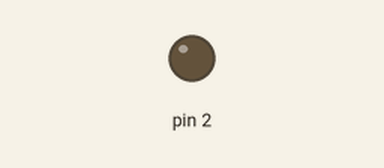
Recording of a sketch running on a simulated Arduino Uno, built with avr-gcc and run on an emulated ATmega328P. Parts: output pins drawn as LEDs (lit = HIGH). What the sketch prints to the serial monitor is not drawn.

Above: at 0.5 s.
At 10.0 s:
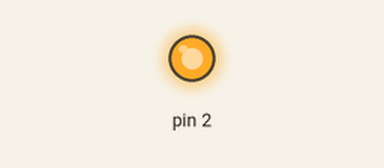
Timing chart, 0 to 14.3 s (numbered marks = the images above):
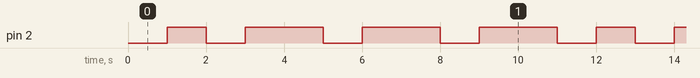

Measured:
- by itself, pin 2: repeats every 11.0 s: 3 × (LOW 1.0 s, HIGH 2.0 s), LOW 1.0 s, HIGH 1.0 s
- by itself, everything shown: repeats every 11.0 s, in 8 steps

The sketch:

Assignment_4_b.ino
```cpp
#include<string.h>

void setup()
{
  // put your setup code here, to run once:
  pinMode(2,OUTPUT);
  Serial.begin(9600);
}
int d = 30;
long int t0=0;
long int t1=0;
long int p=0;
void loop()
{
  // put your main code here, to run repeatedly:
  String a =Serial.readStringUntil("\n");
  if(a!=NULL)
  {
    char n[20];
    for(int i=0;i<a.length();i++)
    n[i]=a[i];
    d=(atoi(n))*1000;
    t0=t1;
  }
  if((t1-t0)%(2*d)<d)
    digitalWrite(2,HIGH);
  else if((t1-t0)%(2*d)>d)
    digitalWrite(2,LOW);
  t1=millis();

  if((t1-p)>10000)
  {
    Serial.println(d);
    t0=t1;
    p=millis();
  }

}
```
